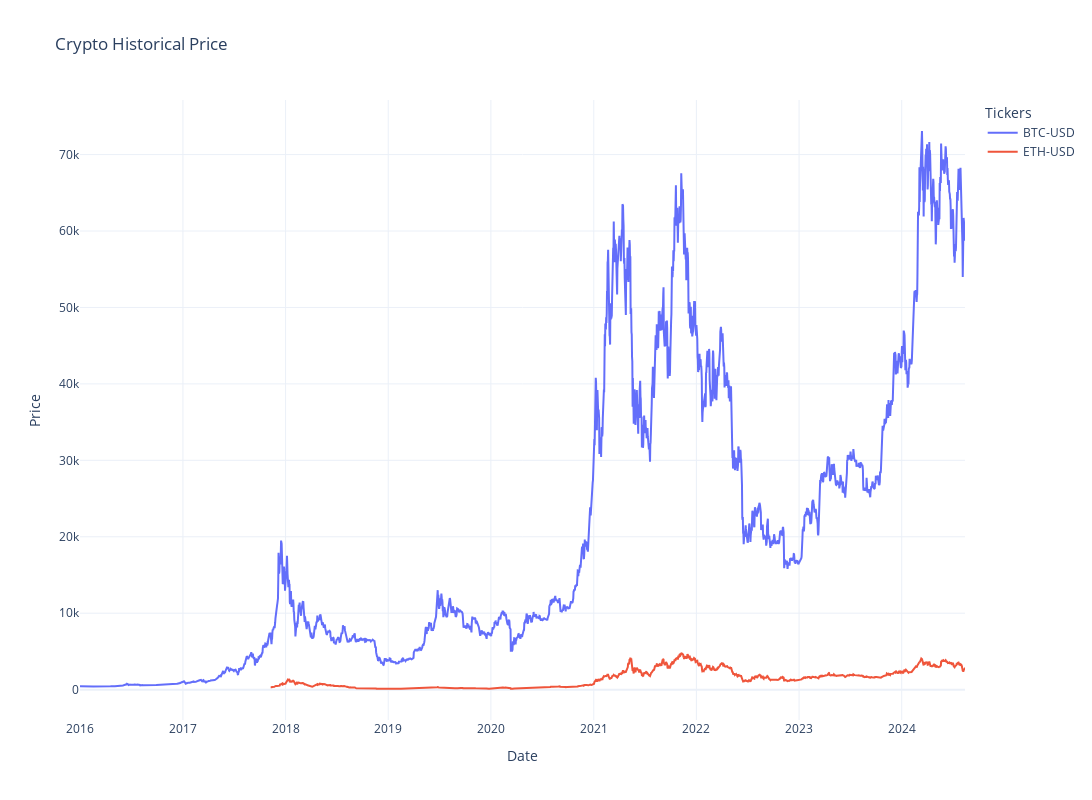

Source (notebook cell):
### Code cell
fig = go.Figure()

for ticker in tickers:
    fig.add_trace(go.Scatter(x = adj_close.index, y=adj_close[ticker], mode = 'lines', name = ticker))

fig.update_layout(
    title = 'Crypto Historical Price',
    xaxis_title = 'Date',
    yaxis_title = 'Price',
    legend_title = 'Tickers',
    template = 'plotly_white',
    width = 1200,
    height = 800
)

fig.show()

### Figure 1 — Plotly figure (JSON) as saved in the notebook; plotly's stock layout.template omitted (floating-point values rounded to 4 significant figures; data arrays with more than 128 entries replaced by an {"elided": "..."} marker saying what was removed)
{"data": [{"mode": "lines", "name": "BTC-USD", "type": "scatter", "x": {"elided": "3148 str values"}, "y": {"elided": "3148 float values"}}, {"mode": "lines", "name": "ETH-USD", "type": "scatter", "x": {"elided": "3148 str values"}, "y": {"elided": "3148 float values"}}], "layout": {"height": 800, "legend": {"title": {"text": "Tickers"}}, "title": {"text": "Crypto Historical Price"}, "width": 1200, "xaxis": {"title": {"text": "Date"}}, "yaxis": {"title": {"text": "Price"}}}}
